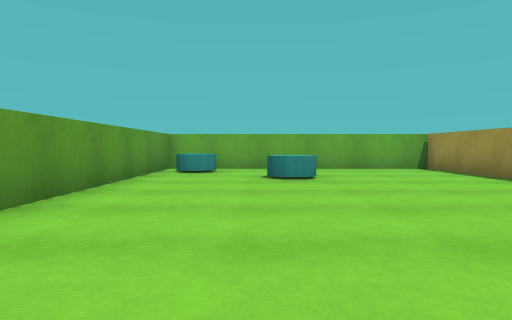
[1] (above)

16 first-person views from a walk through a Unity game level. The camera is 0.62 m above the floor, tilts 2° down and sees 70° across. The floor is counted in squares, 1 m on a side. Each view is taken from the middle of a square. On the plan, view 1 faces up. The plan holds only what a view shows up to about 10 squares ahead; the rest is blank. The player is left out.

[2]
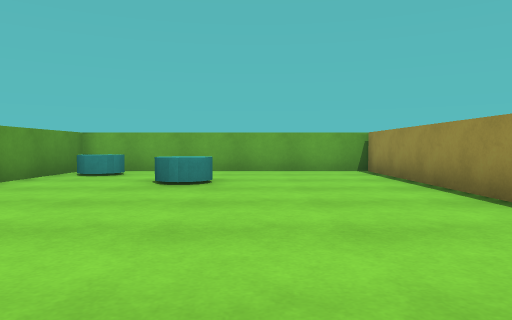

[3]
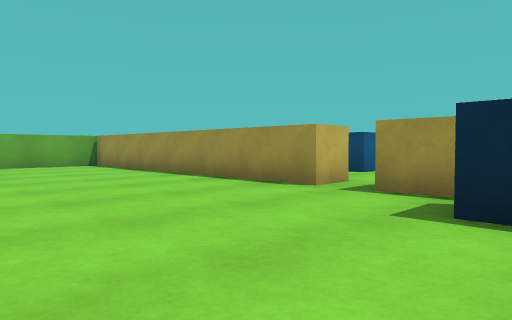

[4]
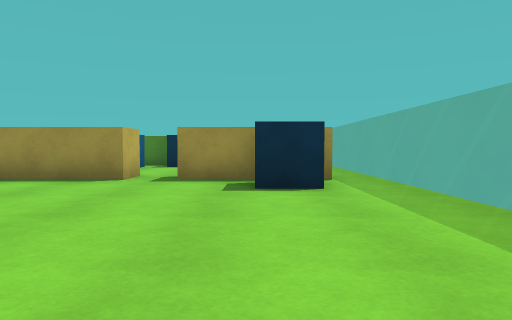

[5]
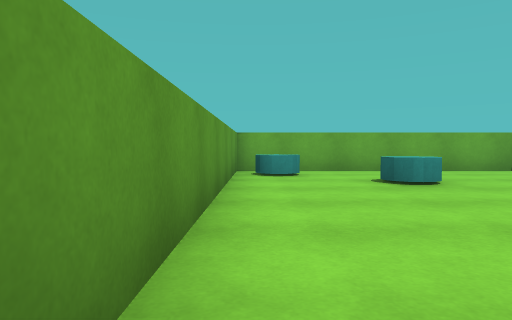

[6]
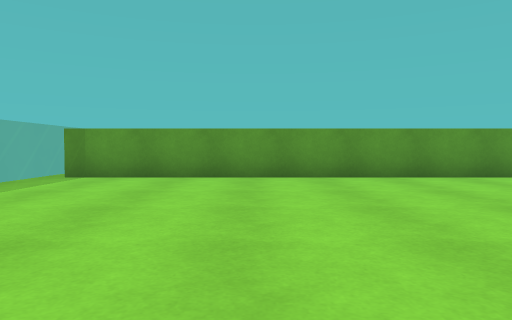

[7]
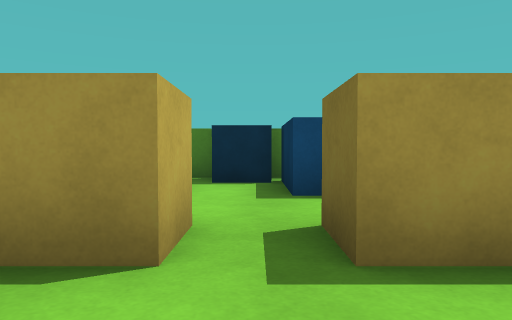

[8]
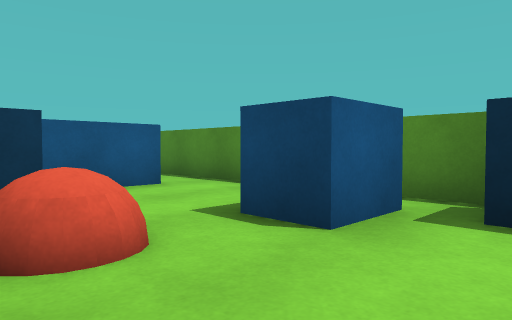

[9]
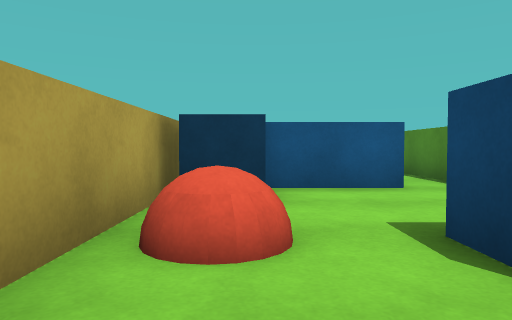

[10]
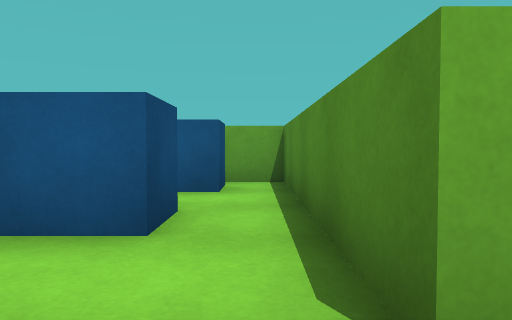

[11]
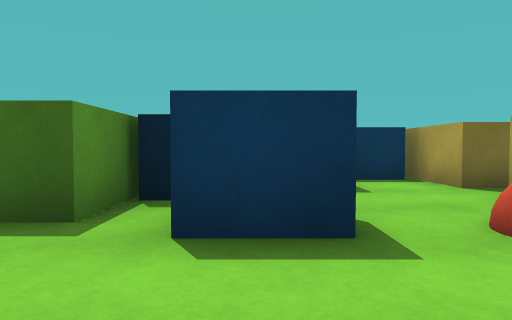

[12]
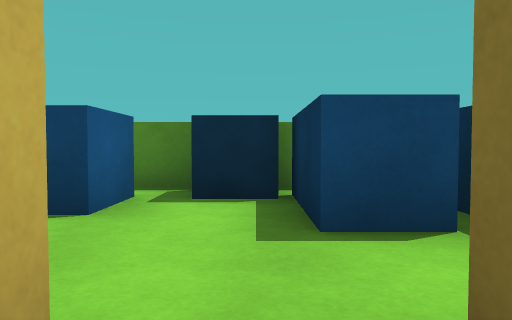

[13]
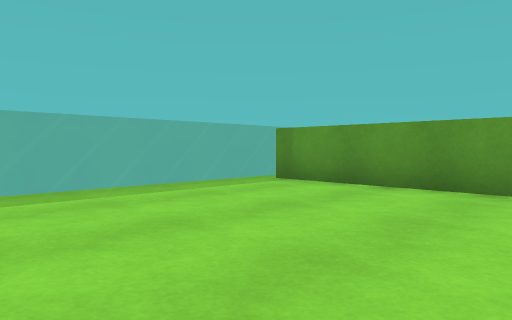

[14]
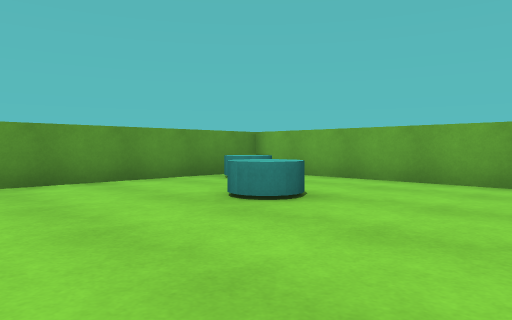

[15]
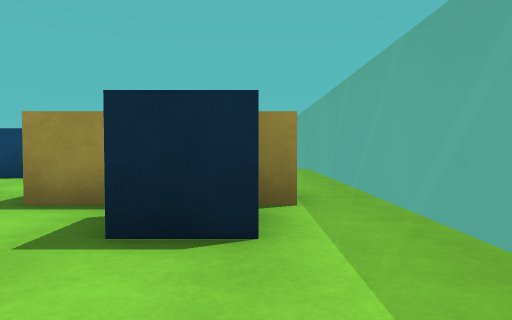

[16]
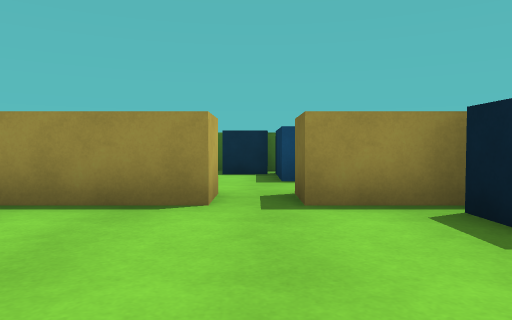

### Floor plan
Key: @ floor where view 1 was taken; # wall or solid block; . floor; = window, fence, low wall or low ledge; B blue block; C blue cube; O other object.
Columns run from 3 left of view 1 to 11 right of it. Each row starts with its distance up from view 1.
 11 #########   ###
 10 #.......#   #.#
  9 #OO.....#   #.#
  8 #.......#   ..#
  7 #...O...#####.#
  6 #.......##C...#
  5 #.......##C...#
  4 #.......##.....
  3 #.......##O.BB#
  2 #.......##...C#
  1 #............C#
  0 #..@....##.BBB#
 -1 #......C#####
 -2 #......C#####
 -3 =============

Where each view was taken, in squares from view 1:
view 1: 0 up, 0 right, facing up
view 2: 1 up, 2 right, facing up
view 3: 2 down, 0 right, facing up-right
view 4: 1 down, 2 left, facing right
view 5: 1 up, 2 left, facing up
view 6: 1 up, 5 right, facing left
view 7: 1 up, 3 right, facing right
view 8: 1 up, 6 right, facing up-right
view 9: 1 up, 7 right, facing up
view 10: 4 up, 10 right, facing up
view 11: 6 up, 9 right, facing down
view 12: 1 up, 5 right, facing right
view 13: 2 up, 3 right, facing down-left
view 14: 4 up, 4 right, facing up-left
view 15: 2 down, 1 right, facing right
view 16: 1 up, 1 right, facing right
